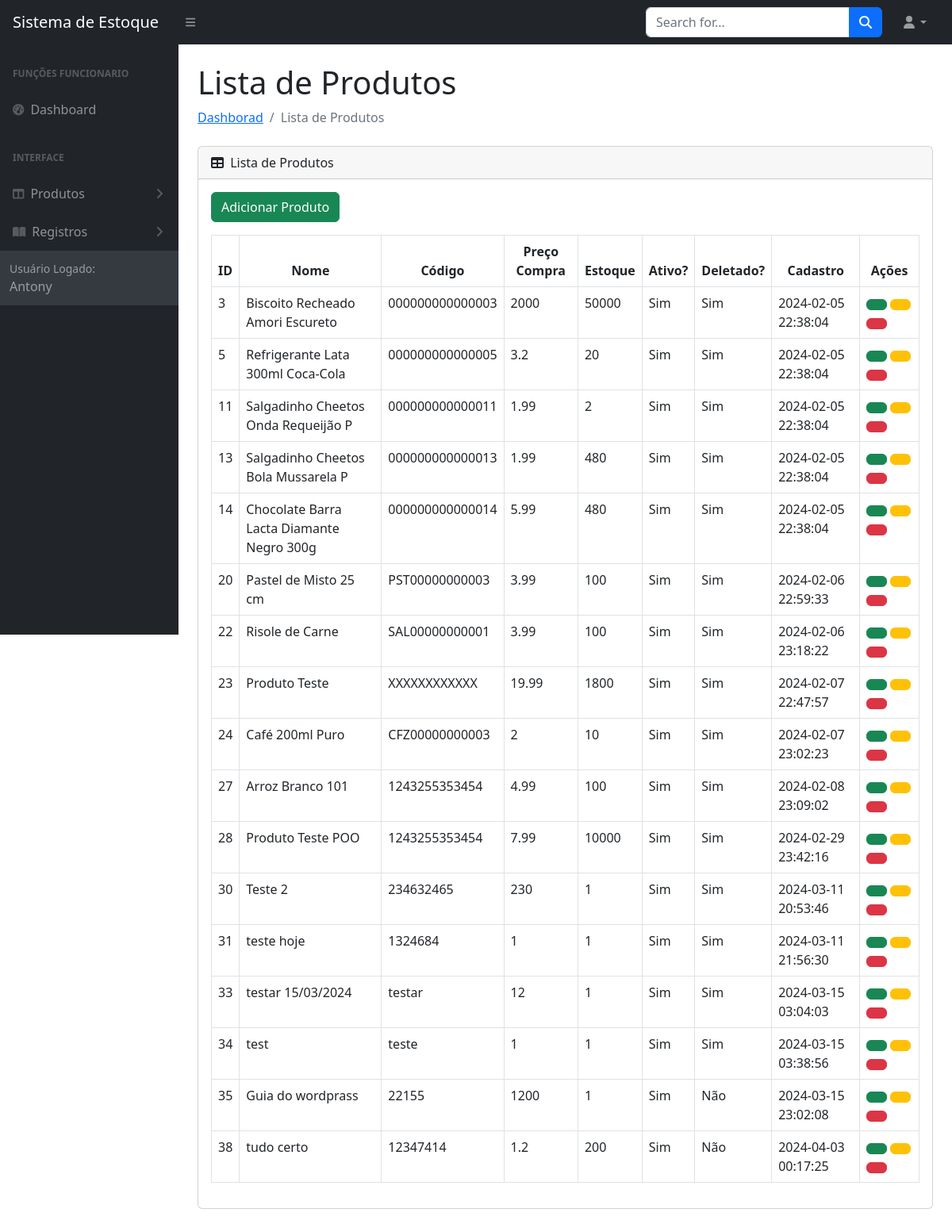
The app's page /sistema.php?pagina=listarProdutos (signed in) with its own data.
### tables this page shows
CREATE TABLE `produtos` (
  `id` int NOT NULL,
  `nome` varchar(50) DEFAULT NULL,
  `codigo` varchar(15) DEFAULT NULL,
  `preco` float(7,2) DEFAULT NULL,
  `estoque` int DEFAULT NULL,
  `ativo` tinyint(1) DEFAULT NULL,
  `isDeleted` varchar(1) NOT NULL,
  `cadastradoEm` timestamp NULL DEFAULT CURRENT_TIMESTAMP
);

### sistema.php (called while the page is built, shortened)
<?php
    include_once 'controllers/validate.php';
    function pageContent(){
        validarPagina();
    }
    include_once 'views/layout.php';
?>

### models/Manager.php (called while the page is built, shortened)
<?php
	class Manager extends Connect{
		public function select_common($table, $fields, $filters, $query_extra){
			$pdo = parent::get_instance();
			$query = "SELECT ";
			if($fields != null){
				$query .= implode(", ", $fields);
			}else{
				$query .= "*";
			}
			$query .= " FROM $table";
			$statement = $pdo->prepare($query);
			$statement->execute();
			$data = [];
			if($statement->rowCount()){
				while($result = $statement->fetch(PDO::FETCH_ASSOC)){
					$data[] = $result;
				}
			}else{
				return false;
			}
			return $data;
		}
	}
?>

### views/modulos/produtos/lista.php (the view, shortened to what this page needs)
<div class="container-fluid px-4">
    <h1 class="mt-4"><?= $titleSection; ?></h1>
    <ol class="breadcrumb mb-4">
        <li class="breadcrumb-item"><a href="#">Dashborad </a></li>
        <li class="breadcrumb-item active"><?= $titleSection; ?></li>
    </ol>
        <div class="card mb-4">
        <div class="card-header">
            <i class="fas fa-table me-1"></i>
            <?= $titleSection; ?>
        </div>
        <div class="card-body">
            <table class="table table-bordered table-hover table-stripped" id="datatablesSimple">
                <thead class="text-center">
                    <th>ID</th>
                    <th>Nome</th>
                    <th>Código</th>
                    <th>Preço Compra</th>
                    <th>Estoque</th>
                    <th>Ativo?</th>
                    <th>Deletado?</th>
                    <th>Cadastro</th>
                    <th>Ações</th>
                </thead>
                <tbody>
                    <?php foreach ($lista as $l): ?>
                        <tr>
                            <td><?=$l['id'];?></td>
                            <td><?=$l['nome'];?></td>
                            <td><?=$l['codigo'];?></td>
                            <td><?=$l['preco'];?></td>
                            <td><?=$l['estoque'];?></td>
                            <td><?=($l['ativo']) ? "Sim" :"Não";?></td>
                            <td><?=($l['isDeleted']) =='' ? "Não" : "Sim";?></td>
                            <td><?=$l['cadastradoEm'];?></td>
                            <td>
                                <a href="?pagina=atualizarProduto&id=<?=$l['id']?>" class="btn btn-success btn-secondary">
                                </a>
                                <button class="btn btn-warning btn-secondary" data-bs-toggle="modal" data-bs-target="#exampleModal-temp-<?= $l['id']; ?>">
                                </button>
                                <button class="btn btn-danger btn-secondary" data-bs-toggle="modal" data-bs-target="#exampleModal-perm-<?= $l['id']; ?>">
                            </td>
                        </tr>
                    <?php endforeach; ?>
                </tbody>
    <ol class="breadcrumb">
        <button type="button" class="btn btn-success" data-bs-toggle="modal" data-bs-target="#exampleModal" >Adicionar Produto</button>
        </div>
        </div>
    </div>
</div>

### records on screen
produtos: id "3", nome "Biscoito Recheado Amori Escureto", codigo "000000000000003", preco "2000", estoque "50000", ativo "Sim", isDeleted "Sim", cadastradoEm "2024-02-05 22:38:04"
produtos: id "5", nome "Refrigerante Lata 300ml Coca-Cola", codigo "000000000000005", preco "3.2", estoque "20", ativo "Sim", isDeleted "Sim", cadastradoEm "2024-02-05 22:38:04"
produtos: id "11", nome "Salgadinho Cheetos Onda Requeijão P", codigo "000000000000011", preco "1.99", estoque "2", ativo "Sim", isDeleted "Sim", cadastradoEm "2024-02-05 22:38:04"
produtos: id "13", nome "Salgadinho Cheetos Bola Mussarela P", codigo "000000000000013", preco "1.99", estoque "480", ativo "Sim", isDeleted "Sim", cadastradoEm "2024-02-05 22:38:04"
produtos: id "14", nome "Chocolate Barra Lacta Diamante Negro 300g", codigo "000000000000014", preco "5.99", estoque "480", ativo "Sim", isDeleted "Sim", cadastradoEm "2024-02-05 22:38:04"
produtos: id "20", nome "Pastel de Misto 25 cm", codigo "PST00000000003", preco "3.99", estoque "100", ativo "Sim", isDeleted "Sim", cadastradoEm "2024-02-06 22:59:33"
produtos: id "22", nome "Risole de Carne", codigo "SAL00000000001", preco "3.99", estoque "100", ativo "Sim", isDeleted "Sim", cadastradoEm "2024-02-06 23:18:22"
produtos: id "23", nome "Produto Teste", codigo "XXXXXXXXXXXX", preco "19.99", estoque "1800", ativo "Sim", isDeleted "Sim", cadastradoEm "2024-02-07 22:47:57"
produtos: id "24", nome "Café 200ml Puro", codigo "CFZ00000000003", preco "2", estoque "10", ativo "Sim", isDeleted "Sim", cadastradoEm "2024-02-07 23:02:23"
produtos: id "27", nome "Arroz Branco 101", codigo "1243255353454", preco "4.99", estoque "100", ativo "Sim", isDeleted "Sim", cadastradoEm "2024-02-08 23:09:02"
produtos: id "28", nome "Produto Teste POO", codigo "1243255353454", preco "7.99", estoque "10000", ativo "Sim", isDeleted "Sim", cadastradoEm "2024-02-29 23:42:16"
produtos: id "30", nome "Teste 2", codigo "234632465", preco "230", estoque "1", ativo "Sim", isDeleted "Sim", cadastradoEm "2024-03-11 20:53:46"
produtos: id "31", nome "teste hoje", codigo "1324684", preco "1", estoque "1", ativo "Sim", isDeleted "Sim", cadastradoEm "2024-03-11 21:56:30"
produtos: id "33", nome "testar 15/03/2024", codigo "testar", preco "12", estoque "1", ativo "Sim", isDeleted "Sim", cadastradoEm "2024-03-15 03:04:03"
produtos: id "34", nome "test", codigo "teste", preco "1", estoque "1", ativo "Sim", isDeleted "Sim", cadastradoEm "2024-03-15 03:38:56"
produtos: id "35", nome "Guia do wordprass", codigo "22155", preco "1200", estoque "1", ativo "Sim", isDeleted "Não", cadastradoEm "2024-03-15 23:02:08"
produtos: id "38", nome "tudo certo", codigo "12347414", preco "1.2", estoque "200", ativo "Sim", isDeleted "Não", cadastradoEm "2024-04-03 00:17:25"

### other values on screen
$userData[0]['nome'] "Antony"
$titleSection "Lista de Produtos"
